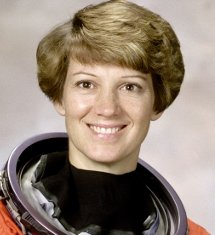
#> input picture backend/tests/fixtures/face.jpg, 215 x 235 px
$ python -i facecam.py   (imports and definitions only)
#> lines starting #> are read from the running program, lines starting #| are printed output that depends on the picture
#> further down, picture is the input picture: shape (235, 215, 3); mean B, G, R 117.9, 131.1, 146.7
"""Find a streamer's facecam: a small face that stays in one corner or edge while other content fills the screen.

When one is found the clip is laid out stacked: the facecam scaled up on top, the content underneath. A face in
the middle of the frame or filling much of it is the streamer just talking to camera, so the normal framing stays.
Detection is OpenCV's YuNet face model (bundled, MIT licensed; handles turned and partly covered faces), with
the older Haar model as a fallback, on a dozen frames. No network, about a second per clip. When it misses, the
user marks the facecam in the editor once per streamer.
"""
from __future__ import annotations

import logging
import tempfile
import threading
from pathlib import Path

from .ffmpeg import FFmpegError, run

log = logging.getLogger("clippr.facecam")

SAMPLES = 12
SAMPLE_WIDTH = 960  # facecams are small: enough pixels for a face a few percent of the frame wide
MODEL = Path(__file__).parent / "models" / "face_detection_yunet_2023mar.onnx"
CAM_SHARE = 0.4  # share of the output height the facecam panel takes in the stacked layout


_local = threading.local()  # one detector per worker thread (they aren't safe to share), kept between frames


# [9 lines left out: function _detector, not called in this run]


def _faces(img) -> list[tuple[int, int, int, int]]:
    import cv2
    h, w = img.shape[:2]
#> h = 235; w = 215
    if MODEL.exists() and hasattr(cv2, "FaceDetectorYN"):
        try:
            _, found = _detector(cv2, w, h).detect(img)
            return [tuple(int(v) for v in f[:4]) for f in (found if found is not None else [])]
        except cv2.error:
            log.exception("YuNet failed; using the older face model")
    model = getattr(_local, "haar", None)
    if model is None:
        model = _local.haar = cv2.CascadeClassifier(cv2.data.haarcascades + "haarcascade_frontalface_default.xml")
    gray = cv2.equalizeHist(cv2.cvtColor(img, cv2.COLOR_BGR2GRAY))
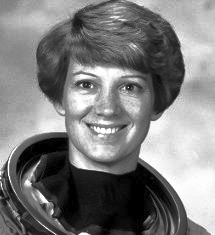
#> gray: shape (235, 215); min 0, max 255, mean 124.7
    found = model.detectMultiScale(gray, scaleFactor=1.1, minNeighbors=5, minSize=(max(16, h // 40),) * 2)
#> found = [[59, 48, 97, 97]]
    return [tuple(int(v) for v in f) for f in found]


# [116 lines left out: functions pick, cam_box, sample, detect, subject_pan, two_people, not called in this run]


CAPTION_SPOTS = (70, 80, 86, 60, 50, 32, 22)  # where captions can go (% from the top), the usual first
CAPTION_HALF = 5.5  # half the height two lines of captions take, in % of the video


# [41 lines left out: function caption_spot, not called in this run]

>>> import cv2
>>> picture = cv2.imread('../../tests/fixtures/face.jpg')
>>> result = _faces(picture)
#> result = [(59, 48, 97, 97)]
